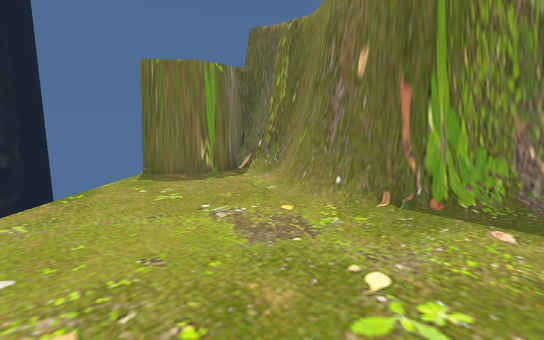
view 1 (above)

16 first-person views from a walk through a 3-D level made in the Unity game engine. The camera is 1.2 m above the floor, tilts 8° down and sees 90° across. The floor is counted in squares, 1 m on a side. Each view is taken from the middle of a square. On the plan, view 1 faces up. The plan holds only what a view shows up to about 13 squares ahead; the rest is blank. The place goes on beyond the plan. Some animated figures are left out.

view 2
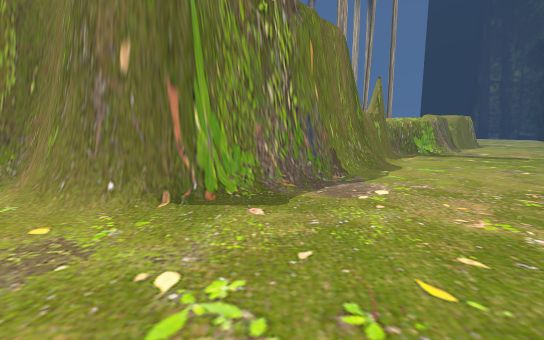

view 3
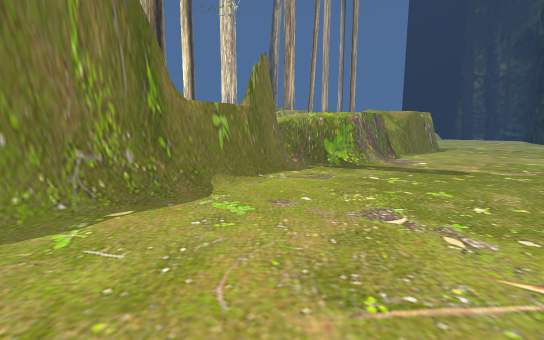

view 4
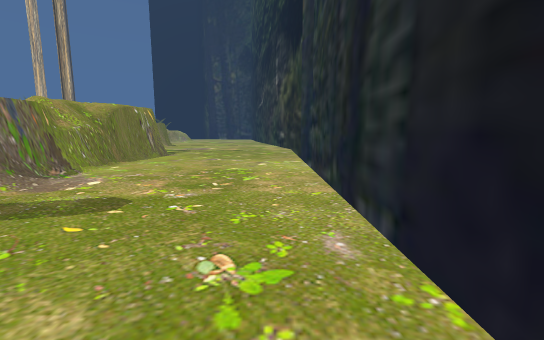

view 5
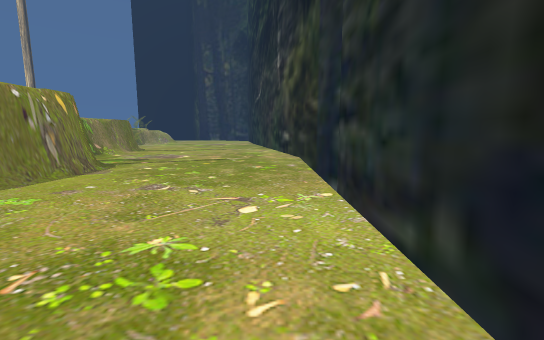

view 6
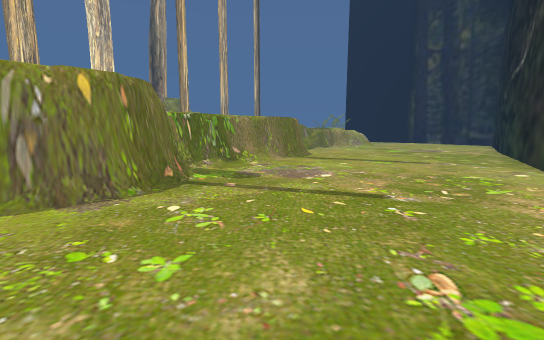

view 7
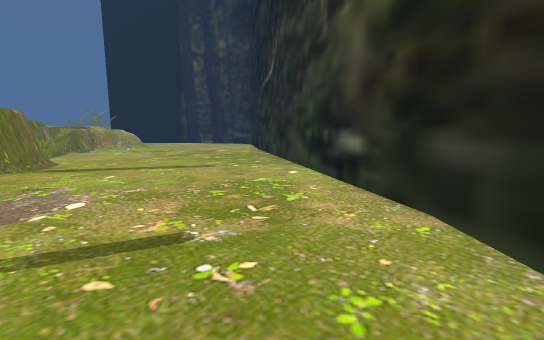

view 8
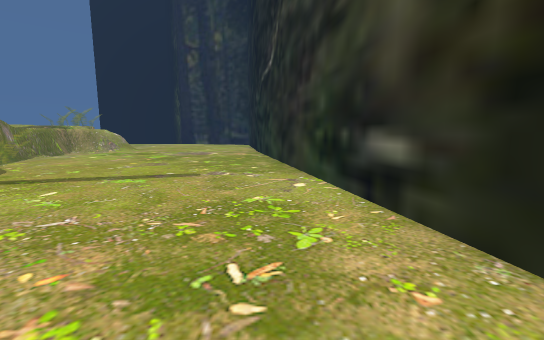

view 9
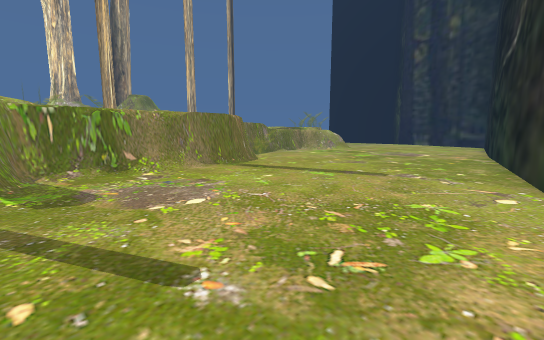

view 10
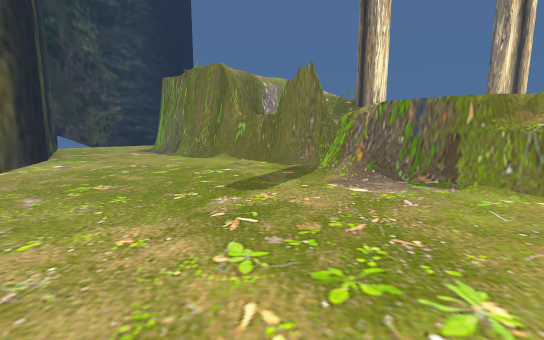

view 11
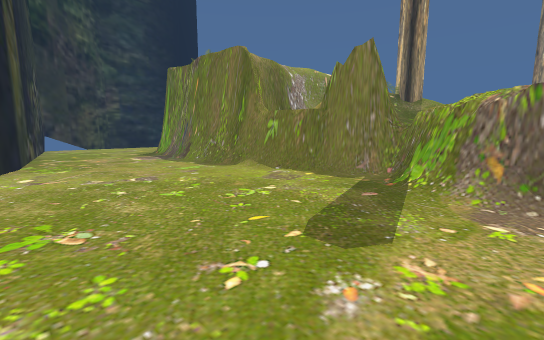

view 12
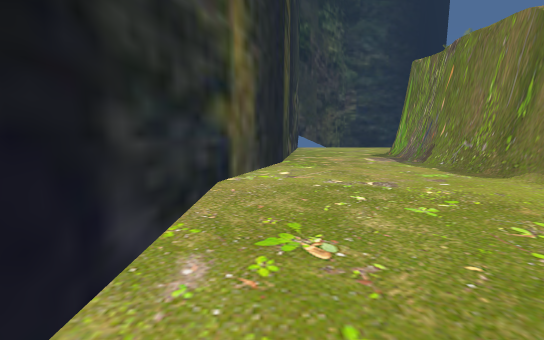

view 13
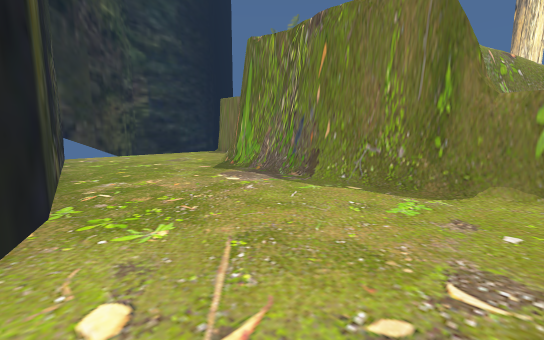

view 14
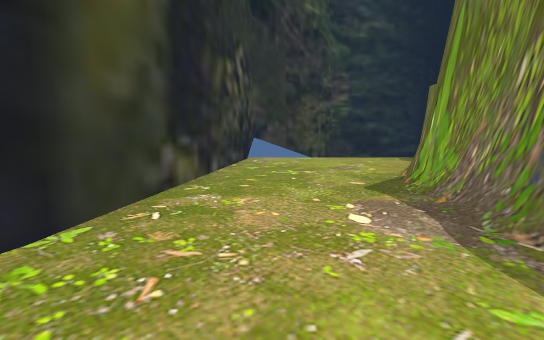

view 15
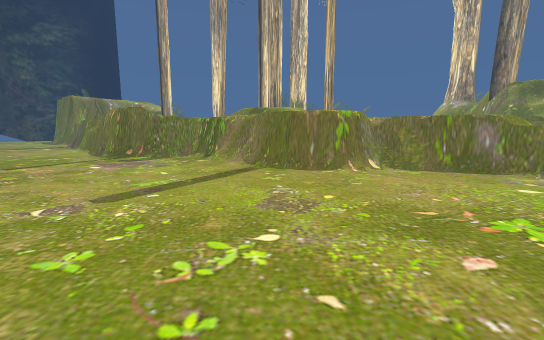

view 16
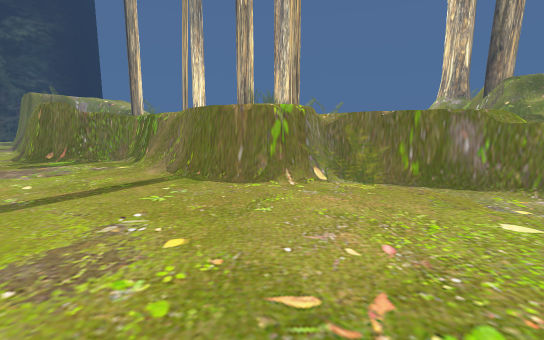

### Floor plan
Key: @ floor where view 1 was taken; # wall or solid block; . floor; / step, stairs or slope; = window, fence, low wall or low ledge.
Columns run from 4 left of view 1 to 42 right of it. Each row starts with its distance up from view 1.
 10                                           #####
  9   ###                                    ## ...
  8 ###.##                                  ##= ...
  7  ....#                           ########......
  6  ....##          ####           ##.............
  5  ....#############..##         ##..............
  4  ........####=....../###########...............
  3  ..............................................
  2  ..............................................
  1  ..............................................
  0 ##..@..........................................
 -1  #######.....................................##
 -2        #####............................######
 -3            ####....................######
 -4               ######################

Positions as (right, up) in squares from view 1, and headings:
1: (0, 0), facing up
2: (0, 0), facing up-right
3: (7, -1), facing up-right
4: (12, -2), facing right
5: (18, -2), facing right
6: (25, -2), facing up-right
7: (27, -1), facing right
8: (29, -1), facing right
9: (29, -2), facing up-right
10: (21, -3), facing up-left
11: (18, -2), facing up-left
12: (17, -2), facing left
13: (11, -2), facing up-left
14: (9, 1), facing left
15: (42, 0), facing up-left
16: (42, 3), facing up-left
